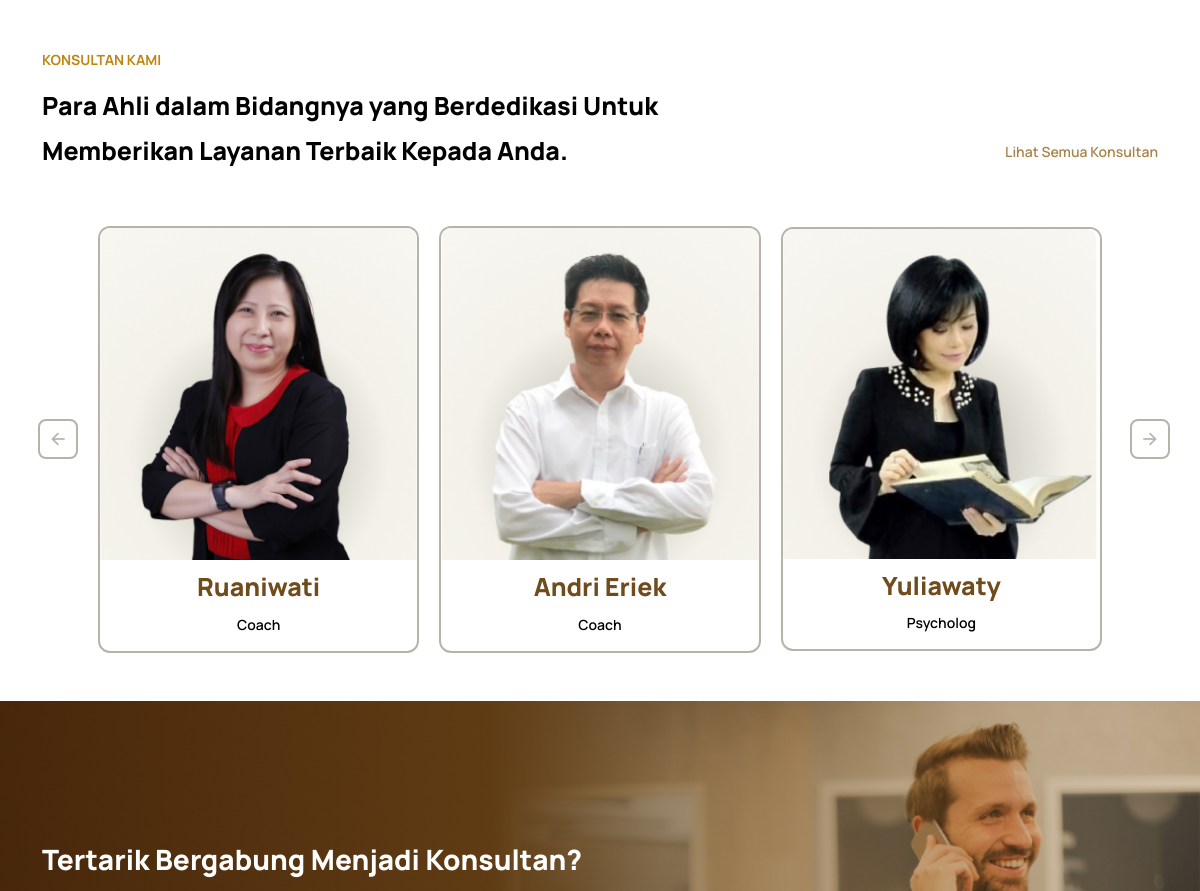
Before: / (middle part) with the older database file.
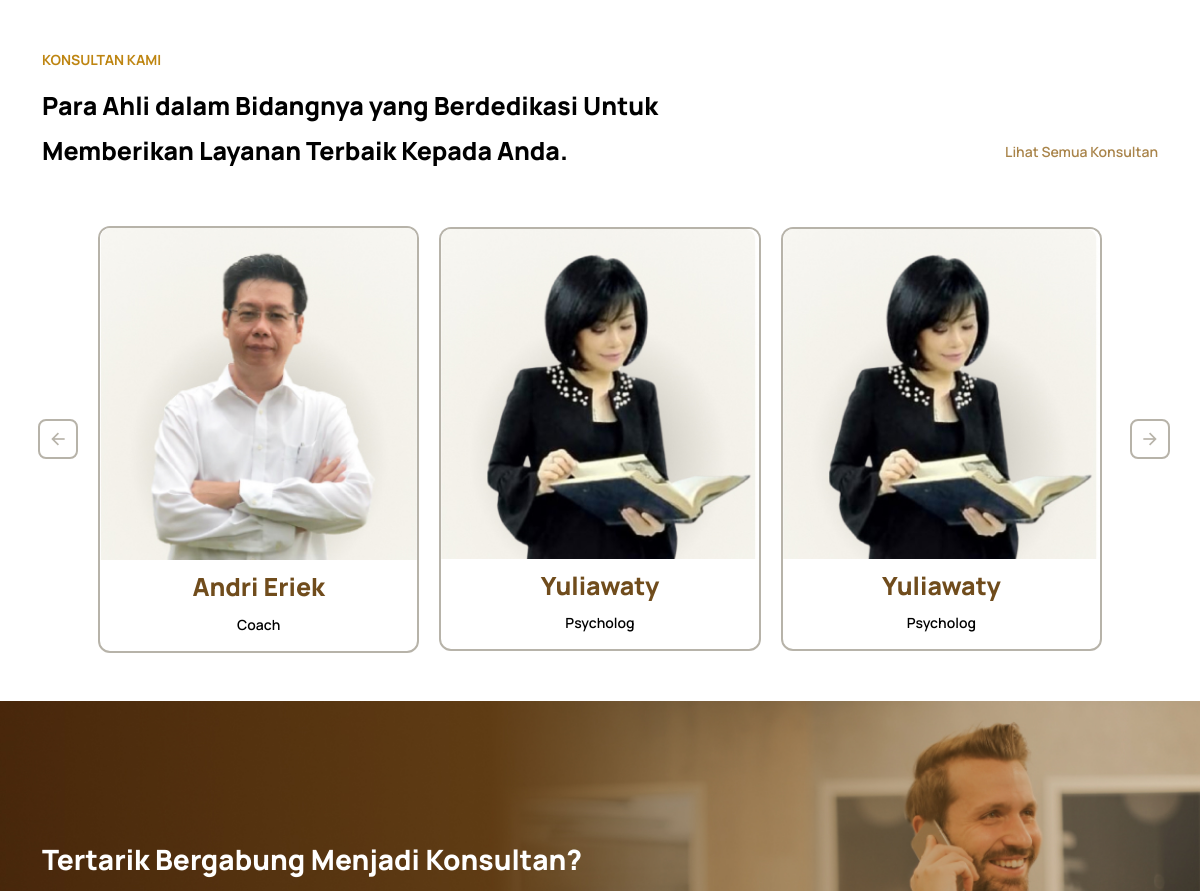
After: the same page with the newer database file.
### tables this page shows
CREATE TABLE `consultant` (
  `id` int(8) NOT NULL,
  `name` varchar(20) NOT NULL,
  `profesi` varchar(20) NOT NULL,
  `photo` varchar(225) NOT NULL,
  `alamat` text NOT NULL,
  `email` varchar(100) NOT NULL,
  `no_handphone` varchar(12) NOT NULL,
  `perusahaan` varchar(100) NOT NULL,
  `akun_media` varchar(100) NOT NULL,
  `jumlah_client` int(11) NOT NULL,
  `spesialisasi` varchar(50) NOT NULL
);

### application/controllers/HomeController.php (called while the page is built, shortened)
<?php
class HomeController extends CI_Controller
{
    public function index()
    {
        $this->load->model("ConsultantModel");
        $this->load->model("SeminarModel");
        $this->load->model("ProgramModel");
        $data['consultant'] = $this->ConsultantModel->get3Consultant();
        $data['program']    = $this->ProgramModel->get4Program();
        $data['service']    = $this->ProgramModel->typeService();
        $data['page_title'] = 'Home';
        $data['user']       = $this->db->get_where('users', ['email' =>
        $this->session->userdata('email')])->row_array();
        $this->load->view('home', $data);
    }
}

### index.php (called while the page is built, shortened)
<?php
require_once BASEPATH.'core/CodeIgniter.php';

### application/models/ConsultantModel.php (called while the page is built, shortened)
<?php
class ConsultantModel extends CI_MOdel
{
    public function get3Consultant()
    {
        $this->db->limit(3);
        $query = $this->db->get('consultant');
        return $query->result();
    }
}

### application/views/home.php (the view, shortened to what this page needs)
<!DOCTYPE html>
<html lang="en">
<head>
    <?php $this->load->view("_partials/head.php") ?>
    <link rel="stylesheet" href="<?php echo base_url('assets/css/home.css'); ?>">
    <link rel="stylesheet" href="<?php echo base_url('assets/css/' . $page_title . '.css'); ?>">
</head>
<body>
    <section id="our-consultant" class="section-p1">
        <div class="container my-5">
            <div class="my-5 title-box">
                <div>
                    <span>Konsultan Kami</span>
                    <h6 class="mt-3">Para Ahli dalam Bidangnya yang Berdedikasi Untuk </h6>
                    <h6>Memberikan Layanan Terbaik Kepada Anda.</h6>
                </div>
                <a href="<?php echo site_url('./consultation') ?>">
                    <p class="detail-text">Lihat Semua Konsultan</p>
                </a>
            </div>
            <div class="row our-gap display-default">
                <div class="box-icon">
                    <i class="ri-arrow-left-line"></i>
                </div>
                <?php foreach ($consultant as $item) : ?>
                <div class="card card-our-consultant col">
                    <a href="<?php echo 'detail-consultant/' . $item->id ?>"
                        class="d-flex flex-column align-items-center justify-content-center">
                        <img src="<?php echo base_url('assets/img/consultant/' . $item->photo) ?>" alt="">
                        <h6 class="pt-2"><?php echo $item->name ?></h6>
                        <p class=""><?php echo $item->profesi ?></p>
                    </a>
                </div>
                <?php endforeach; ?>
                <div class="box-icon">
                    <i class="ri-arrow-right-line"></i>
                </div>
            </div>
        </div>
    </section>
    <section id="tobe-consultant">
        <div class="title-box">
            <img src="<?php echo base_url('assets/img/tobe-consultant.jpg') ?>" alt="">
            <div class="container tobe-consultant-box">
                <div class="col-md-6">
                    <h5>Tertarik Bergabung Menjadi Konsultan?</h5>
                </div>
            </div>
        </div>
    </section>
</body>
</html>

### application/views/_partials/head.php (shortened to what this page needs)
<link href="https://cdn.jsdelivr.net/npm/remixicon@2.5.0/fonts/remixicon.css" rel="stylesheet" />
<link href="https://cdn.jsdelivr.net/npm/bootstrap@5.0.2/dist/css/bootstrap.min.css" rel="stylesheet" />
<link href="https://cdn.jsdelivr.net/npm/bootstrap-icons@1.10.3/font/bootstrap-icons.css" rel="stylesheet" />
<link href="https://unpkg.com/boxicons@2.1.4/css/boxicons.min.css" rel="stylesheet" />
<link rel="stylesheet" href="<?php echo base_url('assets/css/main.css'); ?>">
<link rel="stylesheet" href="<?php echo base_url('assets/css/_partials/navbar.css'); ?>">
<link rel="stylesheet" href="<?php echo base_url('assets/css/_partials/footer.css'); ?>">
<link rel="stylesheet" href="<?php echo base_url('assets/css/_partials/button.css'); ?>">

### assets/css/main.css (style rules this page uses)
:root { --header-height: 4.5rem; --body-font: "Manrope"; --large-font-size: 1rem; --normal-font-size: 0.875rem; --small-font-size: 0.813rem; --smaller-font-size: 0.75rem; --line-normal: var(--line-normal); --font-medium: 600; --font-semi-bold: 700; --font-bold: 900; --z-tooltip: 10; --z-fixed: 100; --white-color: #ffffff; --black-color: #000000; --primary-color-1: #f7eed2; --primary-color-2: #f0dba8; --primary-color-3: #d4b374; --primary-color-4: #a9844a; --primary-color-5: #704c1c; --primary-color-6: #603c14; --primary-color-7: #502e0e; --primary-color-8: #402108; --primary-color-9: #351805; --secondary-color-1: #fbf2cd; --secondary-color-2: #f8e39d; --secondary-color-3: #ebc96a; --secondary-color-4: #d8ac44; --secondary-color-5: #be8511; --secondary-color-6: #a36c0c; --secondary-color-7: #885508; --secondary-color-8: #402108; --secondary-color-9: #351805; --gray-color-1: #f9f8f4; --gray-color-2: #f3f1e9; --gray-color-3: #dbd7ce; --gray-color-4: #b7b3a9; --gray-color-5: #65625b; --gray-color-6: #565042; --gray-color-7: #483f2d; --gray-color-8: #3a2e1d; --gray-color-9: #302311; --danger-color-1: #fef2f2; --danger-color-2: #fee2e2; --danger-color-3: #fecaca; --danger-color-4: #fca5a5; --danger-color-5: #fca5a5; --danger-color-6: #ef4444; --danger-color-7: #dc2626; --danger-color-8: #b91c1c; --danger-color-9: #991b1b; --warning-color-1: #fefce8; --warning-color-2: #fef9c3; --warning-color-3: #fef08a; --warning-color-4: #fde047; --warning-color-5: #facc15; --warning-color-6: #eab308; --warning-color-7: #ca8a04; --warning-color-8: #a16207; --warning-color-9: #854d0e; --success-color-1: #f0fdf4; --success-color-2: #dcfce7; --success-color-3: #bbf7d0; --success-color-4: #86efac; --success-color-5: #4ade80; --success-color-6: #22c55e; --success-color-7: #16a34a; --success-color-8: #15803d; --success-color-9: #166534; --normal-color-1: #eff6ff; --normal-color-2: #dbeafe; --normal-color-3: #bfdbfe; --normal-color-4: #93c5fd; --normal-color-5: #60a5fa; --normal-color-6: #3b82f6; --normal-color-7: #2563eb; --normal-color-8: #1d4ed8; --normal-color-9: #1e40af; }
body { width: 100%; color: var(--black-color); font-family: var(--body-font); }
h5 { font-size: 1.75rem; font-weight: var(--font-bold); line-height: var(--line-normal); }
h6 { font-size: 1.563rem; font-weight: var(--font-bold); line-height: var(--line-normal); }
p { font-size: var(--normal-font-size); font-weight: var(--font-medium); line-height: var(--line-normal); color: var(--black-color); }
span { font-size: var(--normal-font-size); font-weight: var(--font-semi-bold-bold); line-height: var(--line-normal); color: var(--black-color); }
a { font-size: var(--normal-font-size); text-decoration: none; color: var(--primary-color-5); }
.display-default { display: flex; justify-content: center; align-items: center; }
.our-gap { column-gap: 20px; }
.box-icon { width: 45px; height: 45px; font-size: 20px; margin-left: 8px; border-radius: 8px; display: flex; justify-content: center; align-items: center; border: 2px solid var(--gray-color-4); color: var(--gray-color-4); cursor: pointer; }
.title-box { display: flex; justify-content: space-between; align-items: flex-end; }
.detail-text { color: var(--primary-color-4); }

### assets/css/home.css (style rules this page uses)
:where( #about-us, #our-service, #our-consultant, #our-program, #blog, #testimoni ) span { font-weight: bold; color: var(--secondary-color-5); text-transform: uppercase; }
#our-consultant .box-icon { width: 40px; height: 40px; border-radius: 8px; border: 2px solid var(--gray-color-4); display: flex; justify-content: center; align-items: center; cursor: pointer; }
#our-consultant .card-our-consultant, #our-program .card-our-program, #blog .card-blog { padding: 0; display: flex; align-items: center; border: 2px solid var(--gray-color-4); border-radius: 12px; overflow: hidden; position: relative; }
#our-consultant .card-our-consultant img, #our-program .card-our-program img, #blog .card-blog img { width: 100%; }
#our-consultant .card-our-consultant, #our-program .card-our-program, #blog .card-blog { height: 100%; }
#tobe-consultant h5, #tobe-consultant p { color: white; }
#tobe-consultant { position: relative; }
#tobe-consultant img { width: 100%; height: 500px; object-fit: cover; }
#tobe-consultant .tobe-consultant-box, #testimoni .testimoni-box { position: absolute; top: 50%; left: 50%; transform: translate(-50%, -50%); }

Changed rows visible on the page:
removed consultant: photo (picture), name "Ruaniwati", profesi "Coach"
now on this page (row edited): consultant: photo (picture), name "Yuliawaty", profesi "Psycholog"
